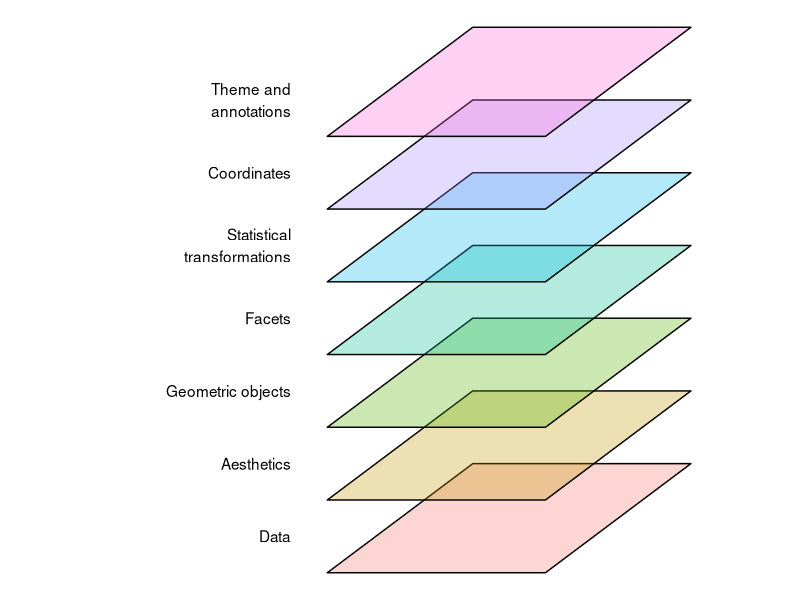
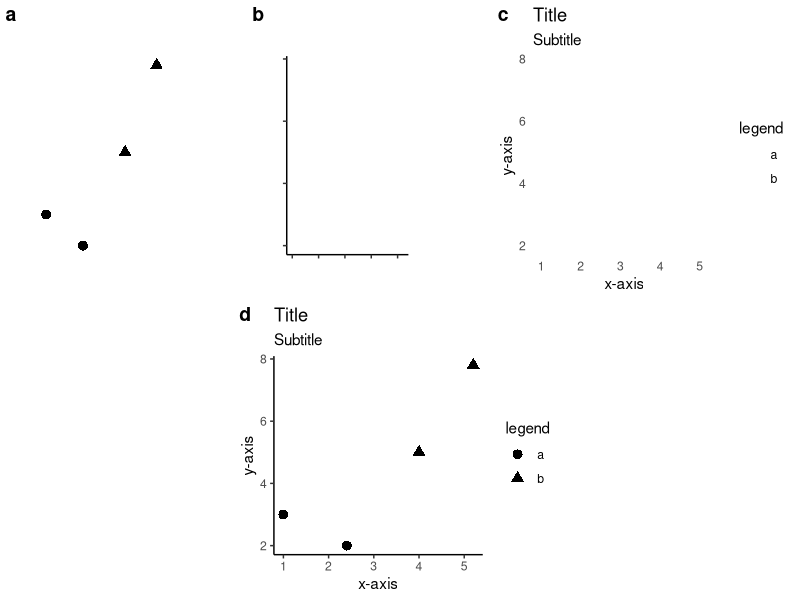
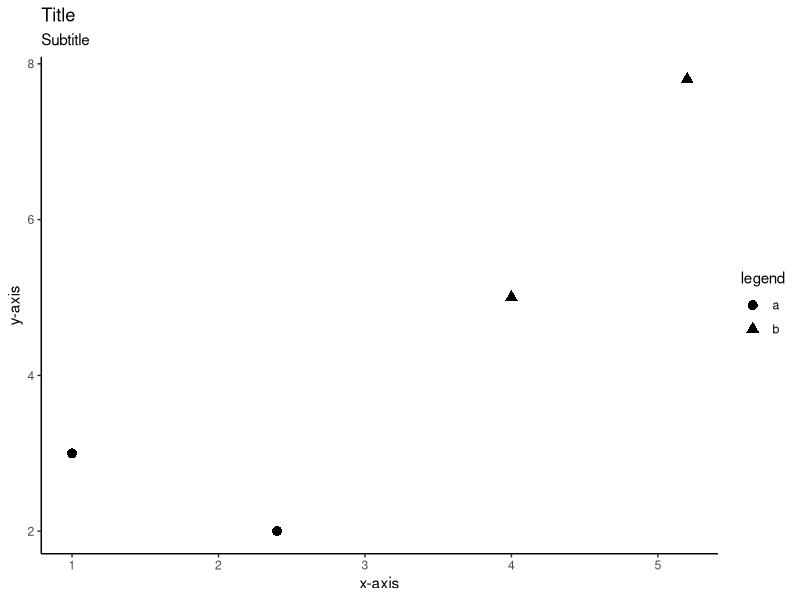

The R script that drew these images, in order:
## ---- chunk 1
#| echo: false
#| warning: false
#| message: false

library(tidyverse)

## Create a data frame for plotting a rectangle that is tilted to look like a plane in 3D
parallelogram_data <- data.frame(
  x = rep(c(1, 4, 6, 3), 7),
  y = rep(c(1.5, 1.5, 3, 3), 7),
  col = rep(c("a", "b", "c", "d", "e", "f", "g"), each = 4), 
  add = rep(c(1, 2, 3, 4, 5, 6, 7), each = 4)) %>%
  mutate(y = y + add)

# Plot the parallelogram using ggplot2
ggplot() +
  geom_polygon(data = parallelogram_data, aes(x = x, y = y, fill = col), color = "black", alpha = 0.3) +
  coord_fixed(ratio = 1) +  # This is to ensure that the x and y axis are on the same scale
  geom_text(data = data.frame(y = seq(1:7) + 2, 
                              lab = c("Data", "Aesthetics",
                                      "Geometric objects", "Facets", 
                                      "Statistical\ntransformations", 
                                      "Coordinates", "Theme and\n annotations")), 
            aes(x = 0.5, y = y, label = lab), 
            hjust = 1) +
  
  scale_x_continuous(limits = c(-2, 6)) +

  theme_void() + 
  theme(legend.position = "none")



## ---- chunk 2
#| echo: false
#| warning: false
#| message: false

library(cowplot)

a <- data.frame(x = c(1, 2.4, 4, 5.2), 
           y = c(3, 2, 5, 7.8), 
           color = c("s", "m", "s", "m"), 
           shape = c("a", "a", "b", "b"), 
           size = c(2, 3, 4, 5)) %>%
  ggplot(aes(x, y, shape = shape)) + geom_point(size = 3) + 
  theme_void() +
  theme(legend.position = "none")
 
b <- data.frame(x = c(1, 2.4, 4, 5.2), 
           y = c(3, 2, 5, 7.8), 
           color = c("s", "m", "s", "m"), 
           shape = c("a", "a", "b", "b"), 
           size = c(2, 3, 4, 5)) %>%
  ggplot(aes(x, y, shape = shape))  + 
  theme_classic() +
  theme(legend.position = "none", 
        axis.text = element_blank(), 
        axis.title = element_blank())

c <- data.frame(x = c(1, 2.4, 4, 5.2), 
           y = c(3, 2, 5, 7.8), 
           color = c("s", "m", "s", "m"), 
           shape = c("a", "a", "b", "b"), 
           size = c(2, 3, 4, 5)) %>%
  ggplot(aes(x, y, shape = shape))  + 
  theme_classic() +
  geom_point(color = "white") + 
  labs(title = "Title", 
       subtitle = "Subtitle", 
       x = "x-axis", 
       y = "y-axis", 
       shape = "legend") +
  
  theme(axis.ticks = element_blank(), 
        axis.line = element_blank())


d <- data.frame(x = c(1, 2.4, 4, 5.2), 
           y = c(3, 2, 5, 7.8), 
           color = c("s", "m", "s", "m"), 
           shape = c("a", "a", "b", "b"), 
           size = c(2, 3, 4, 5)) %>%
  ggplot(aes(x, y, shape = shape))  + 
  theme_classic() +
  geom_point(color = "black", size = 3) + 
  labs(title = "Title", 
       subtitle = "Subtitle", 
       x = "x-axis", 
       y = "y-axis", 
       shape = "legend") +
  
  theme()


plot_grid(
    plot_grid(a, b, c, nrow = 1, align = "vh", 
              labels = c("a", "b", "c"), 
          rel_widths = c(0.8, 0.8, 1)), 
    plot_grid(NULL, d, NULL, rel_widths = c(0.7, 1, 0.7),
              nrow = 1,
              labels = c("", "d", "")), 
    nrow = 2)

## ---- chunk 3
#| echo: false
#| warning: false
#| message: false
#| fig-width: 6
#| fig-align: center

d <- data.frame(x = c(1, 2.4, 4, 5.2), 
           y = c(3, 2, 5, 7.8), 
           color = c("s", "m", "s", "m"), 
           shape = c("a", "a", "b", "b"), 
           size = c(2, 3, 4, 5)) %>%
  ggplot(aes(x, y, shape = shape))  + 
  theme_classic() +
  geom_point(color = "black", size = 3) + 
  labs(title = "Title", 
       subtitle = "Subtitle", 
       x = "x-axis", 
       y = "y-axis", 
       shape = "legend") +
  
  theme()

d

